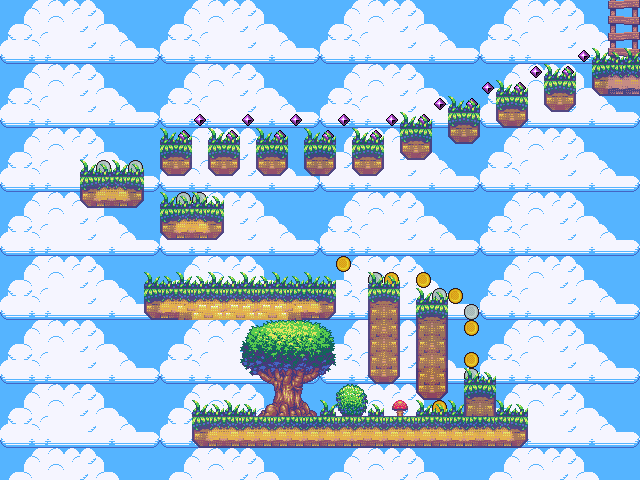

This game map was drawn from its Tiled (.tmx) file and the tilesets committed beside it. A one-line description and the trimmed map source follow:
An orthogonal 40x30 tile map with 16x16 px tiles, 6 tile layers (sky, background, solid, gems, ...), 4 tilesets.

<map version="1.0" orientation="orthogonal" width="40" height="30" tilewidth="16" tileheight="16">
 <properties>
  <property name="map_prop" value="test value" />
 </properties>
 <tileset firstgid="1" name="tiles" tilewidth="16" tileheight="16">
  <image source="tiles.png" width="256" height="608" />
 </tileset>
 <tileset firstgid="609" name="spinning_coin_gold" tilewidth="16" tileheight="16">
  <properties>
   <property name="SpriteAnimation" value="&quot;name&quot;:&quot;spin&quot;, &quot;start&quot;:0, &quot;stop&quot;:7, &quot;mode&quot;:&quot;updown&quot;, &quot;time&quot;:100" />
   <property name="reward" value="100" />
  </properties>
  <image source="spinning_coin_gold.png" width="128" height="16" />
 </tileset>
 <tileset firstgid="617" name="spinning_coin_silver" tilewidth="16" tileheight="16">
  <properties>
   <property name="SpriteAnimation" value="&quot;name&quot;:&quot;spin&quot;, &quot;start&quot;:0, &quot;stop&quot;:7, &quot;mode&quot;:&quot;updown&quot;, &quot;time&quot;:100" />
   <property name="reward" value="50" />
  </properties>
  <image source="spinning_coin_silver.png" width="128" height="16" />
 </tileset>
 <tileset firstgid="625" name="gem_150_points" tilewidth="16" tileheight="16">
  <properties>
   <property name="SpriteAnimation" value="&quot;name&quot;:&quot;spin&quot;, &quot;start&quot;:0, &quot;stop&quot;:3, &quot;mode&quot;:&quot;up&quot;, &quot;time&quot;:50" />
   <property name="reward" value="150" />
  </properties>
  <image source="gem_150_points.png" width="64" height="16" />
 </tileset>
 <layer name="sky" width="40" height="30">
  <properties>
   <property name="2D" value="10" />
  </properties>
  <data>[1200 cells, 1200 non-empty, 40 distinct tile ids]</data>
 </layer>
 <layer name="background" width="40" height="30">
  <properties>
   <property name="2D" value="10" />
  </properties>
  <data>[1200 cells, 10 non-empty, 10 distinct tile ids]</data>
 </layer>
 <layer name="solid" width="40" height="30" opacity="0.93">
  <properties>
   <property name="2D" value="20" />
   <property name="solid" value="" />
  </properties>
  <data>[1200 cells, 148 non-empty, 46 distinct tile ids]</data>
 </layer>
 <layer name="gems" width="40" height="30">
  <properties>
   <property name="2D" value="30" />
  </properties>
  <data>[1200 cells, 37 non-empty, 7 distinct tile ids]</data>
 </layer>
 <layer name="exit" width="40" height="30">
  <properties>
   <property name="2D" value="30" />
   <property name="exit" value="" />
  </properties>
  <data>[1200 cells, 2 non-empty, 2 distinct tile ids]</data>
 </layer>
 <layer name="foreground" width="40" height="30">
  <properties>
   <property name="2D" value="100" />
  </properties>
  <data>[1200 cells, 98 non-empty, 42 distinct tile ids]</data>
 </layer>
</map>